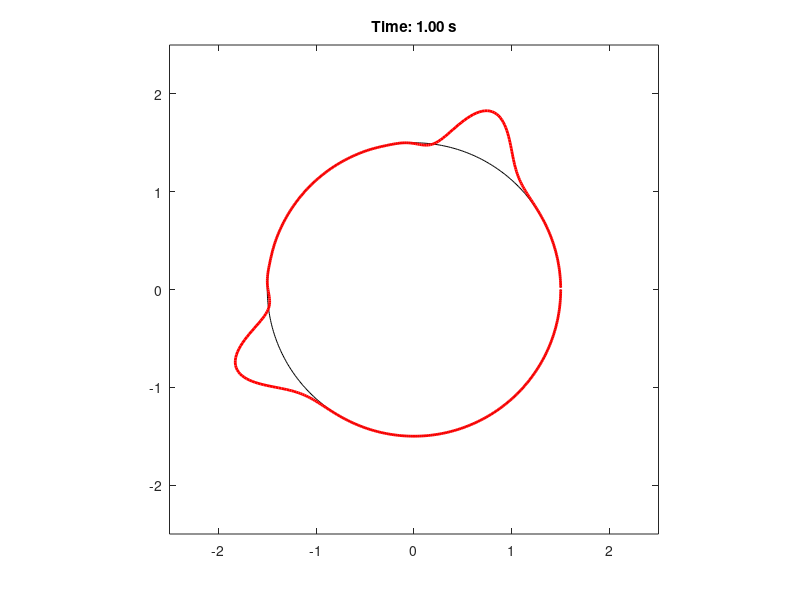

Here is the MATLAB script that generated this plot:
% Simplified Linearized Shallow Water Equations on a Great Circle
clear; clc;

% Parameters
L = 2*pi; % Length of the domain (0 to 2*pi in spherical coordinates)
N_theta = 500; % Number of grid points
dtheta = L / N_theta; % Grid spacing
theta = linspace(0, L, N_theta+1); % Grid points
theta = theta(1:end-1); % Remove duplicate point for periodicity
dt = 0.0025; % Time step
T = 1; % Total simulation time
a = 1;%6371e3; % Radius of Earth in meters
phi = pi / 6; % Latitude (fixed)
g = 9.81; % Gravitational acceleration
h0 = 10; % Mean layer depth in meters
f = 2 * 7.2921e-5 * sin(phi); % Coriolis parameter

% Initial conditions: Gaussian pulse for h' and zero velocity
sigma = pi / 16; % Width of the Gaussian
theta0 = pi / 4; % Center of the Gaussian
h_prime = exp(-((theta - theta0) / sigma).^2); % Initial perturbation in wave elevation
v = zeros(size(theta)); % Initial velocity

% Exact solution (for comparison, assumes no Coriolis force)
c = sqrt(g * h0); % Wave speed
uexact = @(t) exp(-((mod(theta - c*t, L) - theta0) / sigma).^2);

% Central finite difference operator
D = @(u) (circshift(u, -1) - circshift(u, 1)) / (2 * dtheta);

% Time-stepping loop
time = 0;
h_storage = h_prime; % Storage for wave elevation visualization
t_storage = 0;

while time < T
    % Initialize Runge-Kutta increments
    k_h1 = -h0 / (a * cos(phi)) * D(v);
    k_v1 = -g * D(h_prime) - f * v;

    k_h2 = -h0 / (a * cos(phi)) * D(v + 0.5 * dt * k_v1);
    k_v2 = -g * D(h_prime + 0.5 * dt * k_h1) - f * (v + 0.5 * dt * k_v1);

    k_h3 = -h0 / (a * cos(phi)) * D(v + 0.5 * dt * k_v2);
    k_v3 = -g * D(h_prime + 0.5 * dt * k_h2) - f * (v + 0.5 * dt * k_v2);

    k_h4 = -h0 / (a * cos(phi)) * D(v + dt * k_v3);
    k_v4 = -g * D(h_prime + dt * k_h3) - f * (v + dt * k_v3);

    % Update h' and v
    h_prime = h_prime + dt * (1/6 * k_h1 + 1/3 * k_h2 + 1/3 * k_h3 + 1/6 * k_h4);
    v = v + dt * (1/6 * k_v1 + 1/3 * k_v2 + 1/3 * k_v3 + 1/6 * k_v4);

    % Update time
    time = time + dt;

    % Store wave elevation for visualization
    h_storage = [h_storage; h_prime];
    t_storage = [t_storage; time];
end

% Visualization of the wave elevation propagating on the great circle
figure;
r0 = 1.5; % Base radius of the circle
tim = 0; % Initial time for visualization

for k = 1:size(h_storage, 1)
    % Plot the wave elevation on a circle (spherical projection)
    plot(r0*cos(theta), -r0*sin(theta), 'k'); % Base circle
    hold on;
    %plot((r0 + uexact(tim)).*cos(theta), -(r0 + uexact(tim)).*sin(theta), 'b', 'LineWidth', 1.5); % Exact solution
    plot((r0 + h_storage(k, :)).*cos(theta), -(r0 + h_storage(k, :)).*sin(theta), 'r', 'LineWidth', 2); % Numerical solution
    hold off;
    title(['Time: ', num2str(t_storage(k), '%.2f'), ' s']);
    axis equal;
    axis([-2.5, 2.5, -2.5, 2.5]);
    %legend('Base Circle', 'Exact Solution', 'Numerical Solution');
    drawnow;
    tim = tim + dt; % Update time for exact solution
end
